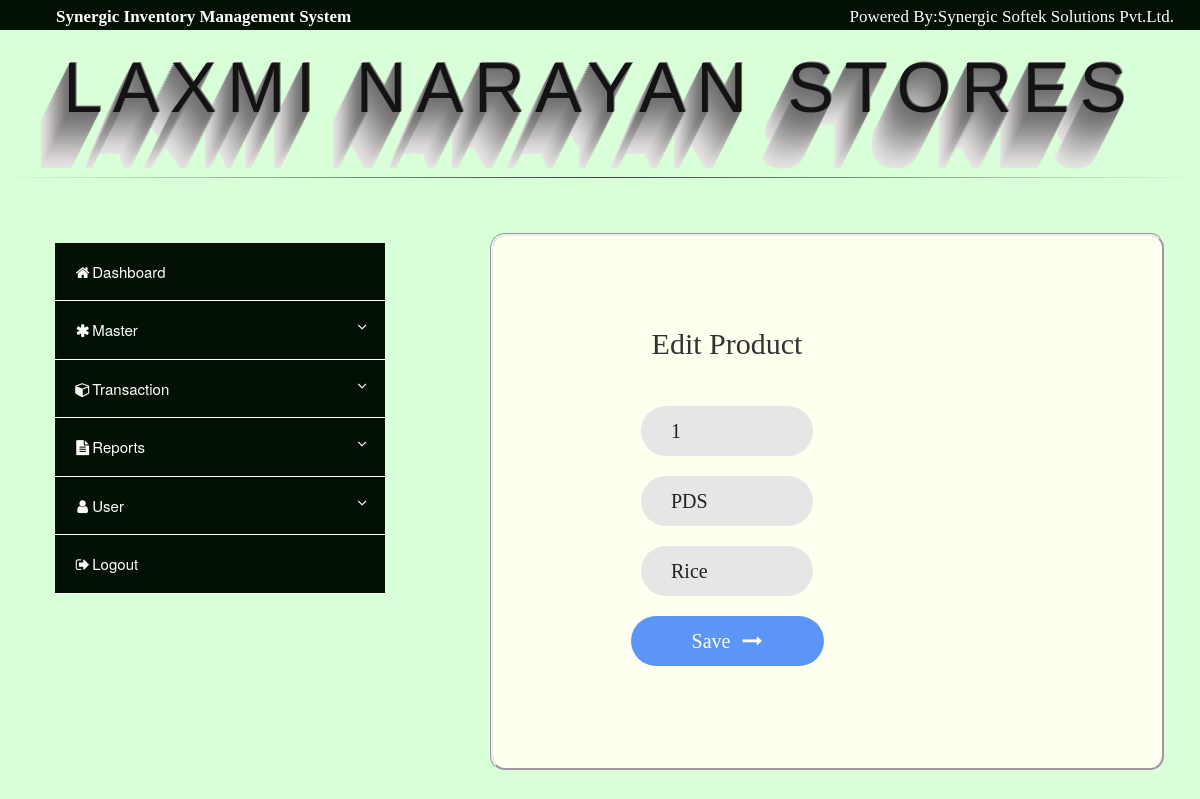
Page /edit/prod_edit.php?sl_no=1 (signed in) on the committed database.
### tables this page shows
CREATE TABLE `m_products` (
  `sl_no` int(11) NOT NULL,
  `prod_type` varchar(20) NOT NULL,
  `prod_desc` varchar(150) NOT NULL,
  `created_by` varchar(50) DEFAULT NULL,
  `created_dt` datetime DEFAULT NULL,
  `modified_by` varchar(50) DEFAULT NULL,
  `modified_dt` datetime DEFAULT NULL
);

### edit/prod_edit.php (the view, shortened to what this page needs)
<?php
        require("../db/db_connect.php");
	if($_SERVER['REQUEST_METHOD']=="GET"){
		$slno=$_GET['sl_no'];
		$rtv="select sl_no,prod_type,prod_desc from m_products where sl_no=".$slno;
		$result=mysqli_query($db_connect,$rtv);
		if($result){
			if(mysqli_num_rows($result) > 0){
				$rtv_data=mysqli_fetch_assoc($result);
				$slno=$rtv_data['sl_no'];
				$prodtype=$rtv_data['prod_type'];
			  	$proddesc=$rtv_data['prod_desc'];
			}
		}
	}
?>
<html>
    <head>
        <link rel="stylesheet" href="https://maxcdn.bootstrapcdn.com/bootstrap/3.3.7/css/bootstrap.min.css">
        <link rel="stylesheet" type="text/css" href="../css/form_design.css">
        <link rel="stylesheet" type="text/css" href="../css/dashboard.css">
        <link rel="stylesheet" href="https://cdnjs.cloudflare.com/ajax/libs/font-awesome/4.7.0/css/font-awesome.min.css">
    </head>
    <body class="body">
        <?php require '../post/nav.php'; ?>
        <h1 class='elegantshadow'>Laxmi Narayan Stores</h1>
        <hr class='hr'>
        <div class="container" style="margin-left: 10px">
            <div class="row">
                <div class="col-lg-4 col-md-6">
                    <?php require("../post/menu.php"); ?>
                </div>
                <div class="col-lg-8 col-md-6">
                    <div class="container-contact1">
                        <form class="contact1-form validate-form" id="form" action="<?php echo htmlspecialchars($_SERVER['PHP_SELF']); ?>" method="POST">
                                <span class="contact1-form-title">
                                  Edit Product
                                </span>
                            <div class="wrap-input1 validate-input">
                                <input type="text" class="input1" name="sl_no" value="<?php echo $slno; ?>" readonly />
                                <span class="shadow-input1"></span>
                            </div>
                            <div class="wrap-input1 validate-input" data-validate="Name is required">
                                <input type="text" class="input1" name="prod_type" value="<?php echo $prodtype; ?>" readonly />
                                <span class="shadow-input1"></span>
                            </div>
                            <div class="wrap-input1 validate-input" data-validate="Name is required">
                                <input type="text" class="input1" id="prod_desc" name="prod_desc" value="<?php echo $proddesc; ?>" placeholder="Product Name" />
                                <span class="shadow-input1"></span>
                            </div>
                            <div class="container-contact1-form-btn">
                                <button class="contact1-form-btn">
                                    <span>
                                        Save
                                        <i class="fa fa-long-arrow-right" aria-hidden="true"></i>
                                    </span>
                                </button>
                            </div>
                        </form>
                    </div>
                </div>
            </div>
        </div>
    </body>
</html>

### css/form_design.css (style rules this page uses)
h1,h2,h3,h4,h5,h6 { margin: 0px; }
input { outline: none; border: none; }
button { border: none; background: transparent; }
.container-contact1 { width: auto; background: #fffff0; border-radius: 15px; display: -webkit-box; display: -webkit-flex; display: -moz-box; display: -ms-flexbox; display: flex; flex-wrap: wrap; justify-content: space-between; align-items: center; padding: 90px 130px 88px 148px; border-style: groove; margin-top: 35px; margin-left: 75px; }
.contact1-form { width: 500px; }
.contact1-form-title { display: block; font-family: Montserrat-ExtraBold; font-size: 30px; color: #333333; line-height: 1.2; text-align: center; padding-bottom: 44px; }
input.input1 { height: 50px; border-radius: 25px; padding: 0 30px; }
input.input1 + .shadow-input1 { border-radius: 25px; }
.wrap-input1 { position: relative; width: 100%; z-index: 1; margin-bottom: 20px; }
.input1 { display: block; width: 100%; background: #e6e6e6; font-family: Montserrat-Bold; font-size: 20px; line-height: 1.5; color: #222222; }
.shadow-input1 { display: block; position: absolute; bottom: 0; left: 0; z-index: -1; width: 100%; height: 100%; box-shadow: 0px 0px 0px 0px; color: rgba(87,184,70, 0.5); }
.container-contact1-form-btn { display: -webkit-box; display: -webkit-flex; display: -moz-box; display: -ms-flexbox; display: flex; flex-wrap: wrap; justify-content: center; }
.contact1-form-btn { min-width: 193px; height: 50px; border-radius: 25px; background: #4588f7e0; font-family: Montserrat-Bold; font-size: 20px; line-height: 1.5; color: #fff; display: -webkit-box; display: -webkit-flex; display: -moz-box; display: -ms-flexbox; display: flex; justify-content: center; align-items: center; padding: 0 25px; -webkit-transition: all 0.4s; -o-transition: all 0.4s; -moz-transition: all 0.4s; transition: all 0.4s; }
.contact1-form-btn i { margin-left: 7px; -webkit-transition: all 0.4s; -o-transition: all 0.4s; -moz-transition: all 0.4s; transition: all 0.4s; }
@media (max-width: 1200px) { .contact1-form { width: 44%; } }
.validate-input { position: relative; }

### css/dashboard.css (style rules this page uses)
body { margin: 0; }
.body { background-color: #c5ffc6ab; margin: 0; }
.hr { display: block; width: 100%; margin-top:30px; border: 0; height: 1px; background-image: linear-gradient(to right,rgba(0,0,0,0),rgba(0,0,0,.75),rgba(0,0,0,0)); }
h1 { font-family: "Avant Garde", Avantgarde, "Century Gothic", CenturyGothic, "AppleGothic", sans-serif; font-size: 70px; padding: 20px 10px; text-align: center; text-transform: uppercase; text-rendering: optimizeLegibility; }
.elegantshadow { color: #131313; //background-color: #d9e5d0; letter-spacing: .15em; text-shadow: 1px -1px 0 #767676, -1px 2px 1px #737272, -2px 4px 1px #767474, -3px 6px 1px #787777, -4px 8px 1px #7b7a7a, -5px 10px 1px #7f7d7d, -6px 12px 1px #828181, -7px 14px 1px #868585, -8px 16px 1px #8b8a89, -9px 18px 1px #8f8e8d, -10px 20px 1px #949392, -11px 22px 1px #999897, -12px 24px 1px #9e9c9c, -13px 26px 1px #a3a1a1, -14px 28px 1px #a8a6a6, -15px 30px 1px #adabab, -16px 32px 1px #b2b1b0, -17px 34px 1px #b7b6b5, -18px 36px 1px #bcbbba, -19px 38px 1px #c1bfbf, -20px 40px 1px #c6c4c4, -21px 42px 1px #cbc9c8, -22px 44px 1px #cfcdcd, -23px 46px 1px #d4d2d1, -24px 48px 1px #d8d6d5, -25px 50px 1px #dbdad9, -26px 52px 1px #dfdddc, -27px 54px 1px #e2e0df, -28px 56px 1px #e4e3e2; }

### rows in the picture
m_products: sl_no "1", prod_type "PDS", prod_desc "Rice"
